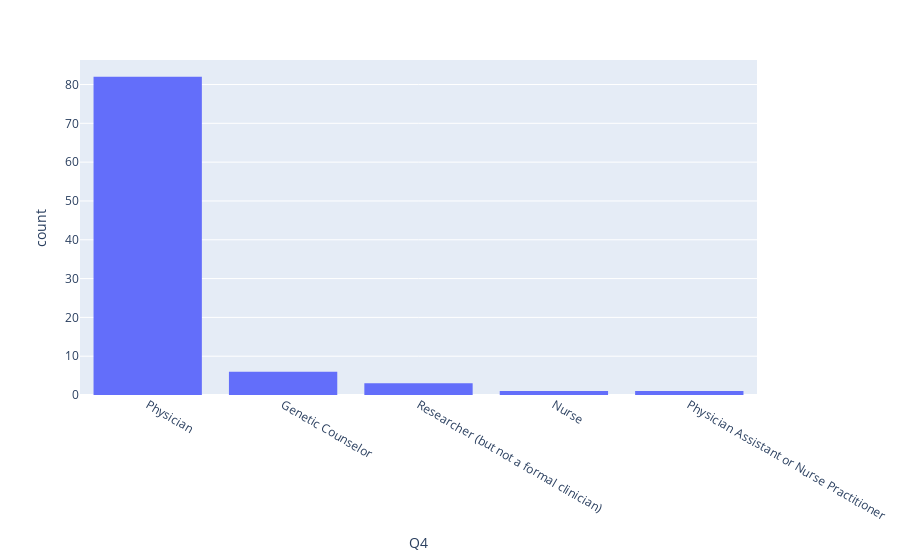

The notebook cell saved with this chart:
### Code cell
fig = px.histogram(data, x='Q4')
fig.show()

### Figure 1 — Plotly figure (JSON) as saved in the notebook; plotly's stock layout.template omitted (floating-point values rounded to 4 significant figures)
{"data": [{"alignmentgroup": "True", "bingroup": "x", "hovertemplate": "Q4=%{x}<br>count=%{y}<extra></extra>", "legendgroup": "", "marker": {"color": "#636efa", "pattern": {"shape": ""}}, "name": "", "offsetgroup": "", "orientation": "v", "showlegend": false, "type": "histogram", "x": ["Physician", "Physician", "Physician", "Physician", "Physician", "Physician", "Physician", "Physician", "Physician", "Physician", "Physician", "Physician", "Physician", "Physician", "Physician", "Physician", "Physician", "Physician", "Physician", "Physician", "Physician", "Physician", "Physician", "Physician", "Physician", "Physician", "Genetic Counselor", "Genetic Counselor", "Physician", "Physician", "Physician", "Physician", "Physician", "Physician", "Physician", "Physician", "Physician", "Physician", "Physician", "Physician", "Physician", "Physician", "Physician", "Genetic Counselor", "Physician", "Physician", "Physician", "Physician", "Physician", "Physician", "Researcher (but not a formal clinician)", "Physician", "Physician", "Physician", "Nurse", "Genetic Counselor", "Physician Assistant or Nurse Practitioner", "Physician", "Researcher (but not a formal clinician)", "Physician", "Genetic Counselor", "Physician", "Physician", "Physician", "Researcher (but not a formal clinician)", "Physician", "Physician", "Physician", "Physician", "Physician", "Physician", "Physician", "Physician", "Physician", "Physician", "Genetic Counselor", "Physician", "Physician", "Physician", "Physician", "Physician", "Physician", "Physician", "Physician", "Physician", "Physician", "Physician", "Physician", "Physician", "Physician", "Physician", "Physician", "Physician"], "xaxis": "x", "yaxis": "y"}], "layout": {"autosize": true, "barmode": "relative", "legend": {"tracegroupgap": 0}, "margin": {"t": 60}, "xaxis": {"anchor": "y", "autorange": true, "domain": [0, 1], "range": [-0.5, 4.5], "title": {"text": "Q4"}, "type": "category"}, "yaxis": {"anchor": "x", "autorange": true, "domain": [0, 1], "range": [0, 86.32], "title": {"text": "count"}}}}
